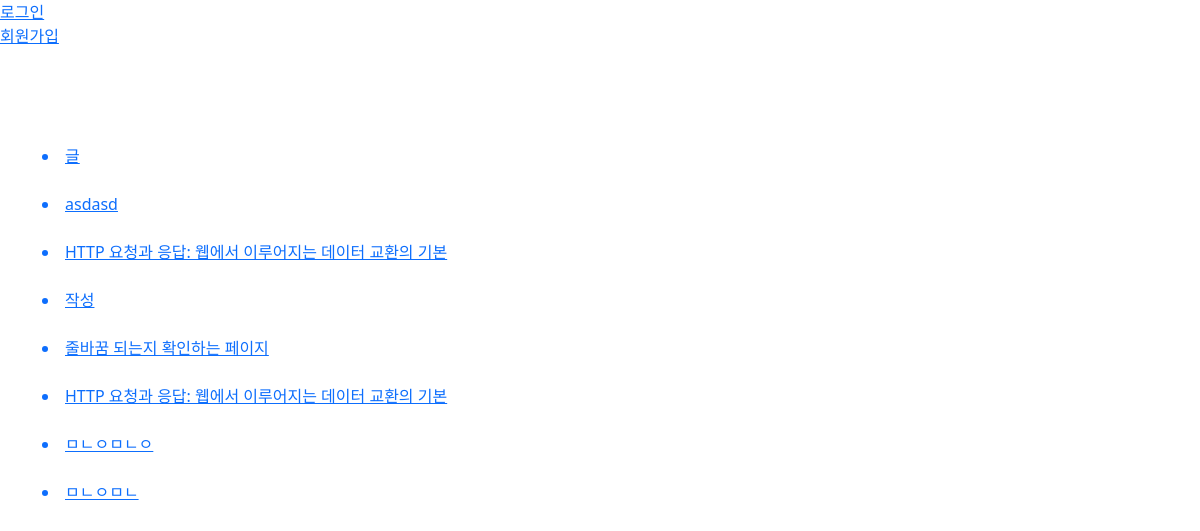
Page /post/ on the earlier database version.
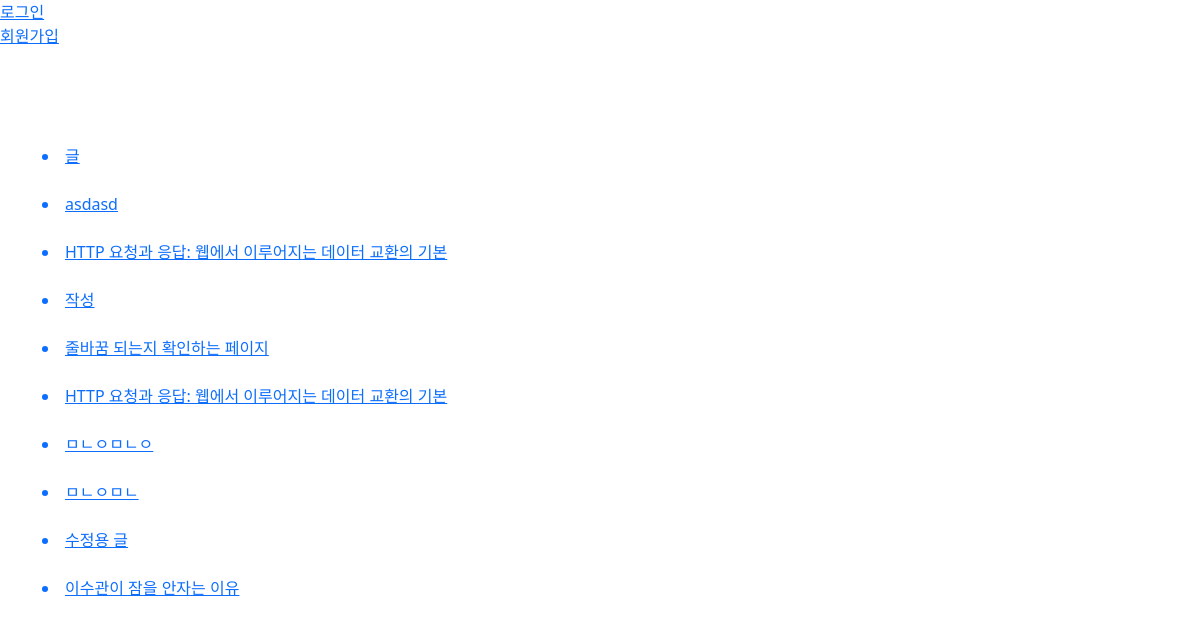
Same page on the later database version.
### post/models.py (models this page shows)
class Post(models.Model):
    author = models.ForeignKey("user.CustomUser",on_delete=models.CASCADE, related_name="authors")
    title = models.CharField(max_length=50)
    content = models.TextField()
    created_at = models.TimeField(auto_now_add=True)
    updated_at = models.TimeField(auto_now=True)
    like = models.ManyToManyField("user.CustomUser", related_name="likes", blank=True)

### post/views.py (the view)
# urls.py: path("", views.post_list, name="post_list"),
def post_list(request):
    posts = Post.objects.all()
    context = {
        "posts" : posts
    }
    return render(request, "post/post_list.html", context)

### post/templates/post/post_list.html (shortened to what this page needs)
{% extends "base.html" %}
{% block content %}
    <br>
    <br>
    {% for post in posts %}
        <a href="{% url "post:post_detail" post.pk %}"><li>{{post.title}}</li></a>
        <br>
    {% endfor %}
{% endblock content %}

### templates/base.html (shortened to what this page needs)
<!DOCTYPE html>
<html lang="en">
<head>
    <link href="https://cdn.jsdelivr.net/npm/bootstrap@5.3.3/dist/css/bootstrap.min.css" rel="stylesheet">
</head>
<body>
    <div class="">
        {% if request.user.is_authenticated %}
            <h3>안녕하세요, {{ user }}님</h3>
                <a href="{% url "user:user_profile" %}"><input type="submit" value="프로필"></a>
            <form action="{% url 'user:logout' %}" method="POST">
                {% csrf_token %}
                <input type="submit" value="로그아웃">
            </form>
        {% else %}
            <a href="{% url 'user:login'%}">로그인</a><br>
            <a href="{% url 'user:signup'%}">회원가입</a>
        {% endif %}
    </div>
<br><br>
    <div class="container">
        {% block content %}
        {% endblock content %}
    </div>
</body>
</html>

Differences in the rows shown:
added Post: title "수정용 글"
added Post: title "이수관이 잠을 안자는 이유"
